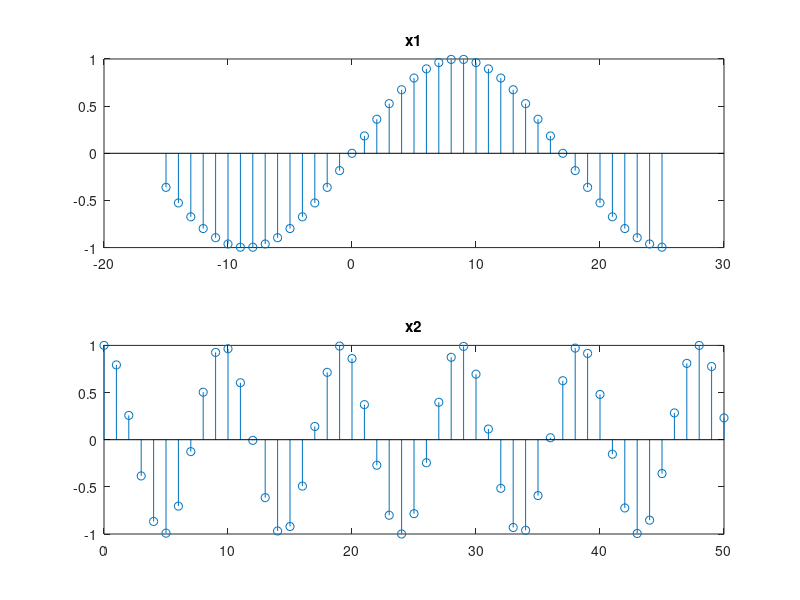

The MATLAB source for this figure:
z = zeros(1,21);
z(6) = 1;
n = 0:20;
m = -5:15;

% Reprezentarea grafică a lui z în funcție de n=0:20
subplot(2,1,1);
stem(n, z);

% Reprezentarea grafică a lui z în funcție de m=-5:15
subplot(2,1,2);
stem(m, z);
n = 0:20;
t = abs(10 - n);
stem(n, t);
n1 = -15:25;
n2 = 0:50;
x1 = sin((pi/17)*n1);
x2 = cos((pi/sqrt(23))*n2);

plot(n1, x1);
hold
plot(n2, x2);
title('x1 si x2')

uiwait(gcf);

subplot(2,1,1);
plot(n1, x1);
title('x1')
subplot(2,1,2);
plot(n2, x2);
title('x2')

uiwait(gcf);

stem(n1, x1);
hold
stem(n2, x2);
title('x1 si x2')


uiwait(gcf);

subplot(2,1,1);
stem(n1, x1);
title('x1')
subplot(2,1,2);
stem(n2, x2);
title('x2')
